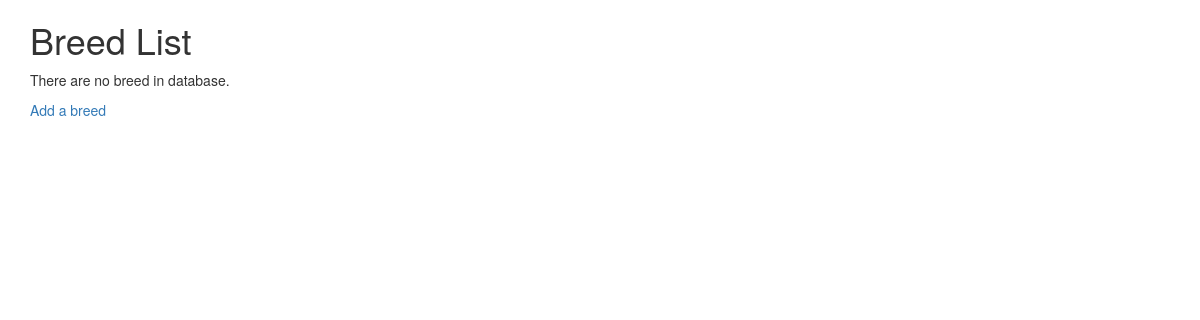
Page /cats/lookup/ (signed in) on the earlier database version.
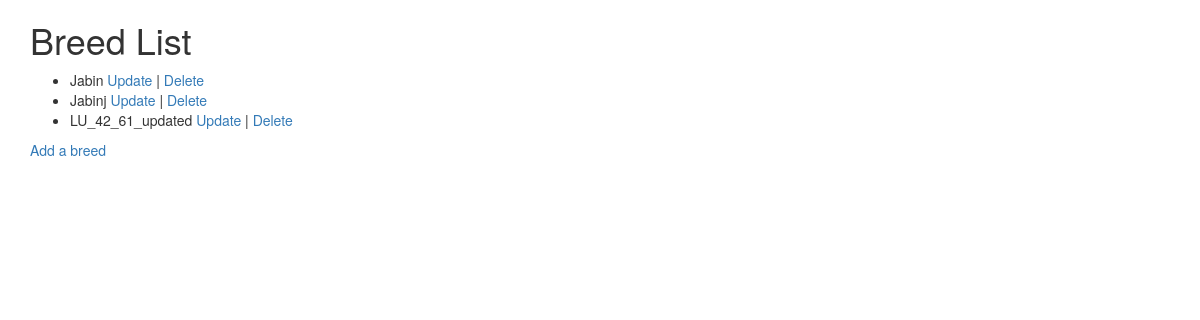
Same page on the later database version.
### cats/models.py (models this page shows, shortened)
class Breed(models.Model):
    name = models.CharField(
        max_length=200,
        validators=[MinLengthValidator(2, "Breed must be greater than 1 character")]
    )

### cats/views.py (the view)
# urls.py: path('lookup/', views.BreedView.as_view(), name='breed_list'),
class BreedView(LoginRequiredMixin, View):
    def get(self, request):
        bl = Breed.objects.all()
        ctx = {'breed_list':bl}
        return render(request, 'cats/breed_list.html', ctx)

### cats/templates/cats/breed_list.html (shortened to what this page needs)
{% extends "base_bootstrap.html" %}
{% block content  %}
  <h1>Breed List</h1>
  {% if breed_list %}
  <ul>
    {% for breed in breed_list %}
      <li>{{ breed.name }}
      <a href="{% url 'cats:breed_update' breed.id %}">Update</a> |
      <a href="{% url 'cats:breed_delete' breed.id %}">Delete</a>
      </li>
    {% endfor %}
  </ul>
  {% else %}
    <p>There are no breed in database.</p>
  {% endif %}
  <p><a href="{% url 'cats:breed_create' %}">Add a breed</a></p>
{% endblock content %}

Differences in the rows shown:
added Breed: name "Jabin"
added Breed: name "Jabinj"
added Breed: name "LU_42_61_updated"
Other differences:
text no longer shown: "There are no breed in database."
